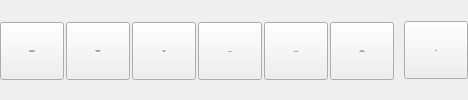
        <widget class="QWidget" name="TabRender">
         <property name="font">
          <font>
           <family>Sans Serif</family>
           <pointsize>8</pointsize>
          </font>
         </property>
         <attribute name="title">
          <string>Render video</string>
         </attribute>
         <layout class="QHBoxLayout" name="horizontalLayout_5">
          <property name="spacing">
           <number>2</number>
          </property>
          <property name="leftMargin">
           <number>0</number>
          </property>
          <property name="topMargin">
           <number>0</number>
          </property>
          <property name="rightMargin">
           <number>0</number>
          </property>
          <property name="bottomMargin">
           <number>0</number>
          </property>
          <item>
           <widget class="QToolButton" name="ActionSmartphone_BT">
            <property name="sizePolicy">
             <sizepolicy hsizetype="Fixed" vsizetype="Fixed">
              <horstretch>0</horstretch>
              <verstretch>0</verstretch>
             </sizepolicy>
            </property>
            <property name="minimumSize">
             <size>
              <width>64</width>
              <height>58</height>
             </size>
            </property>
            <property name="maximumSize">
             <size>
              <width>16777215</width>
              <height>56</height>
             </size>
            </property>
            <property name="font">
             <font>
              <pointsize>-1</pointsize>
             </font>
            </property>
            <property name="toolTip">
             <string>Render project as a video using a predefined model</string>
            </property>
            <property name="text">
             <string>Player and
smartphone</string>
            </property>
            <property name="icon">
             <iconset resource="../RSCffDiaporama.qrc">
              <normaloff>:/img/Smartphone.png</normaloff>:/img/Smartphone.png</iconset>
            </property>
            <property name="iconSize">
             <size>
              <width>24</width>
              <height>24</height>
             </size>
            </property>
            <property name="toolButtonStyle">
             <enum>Qt::ToolButtonTextUnderIcon</enum>
            </property>
           </widget>
          </item>
          <item>
           <widget class="QToolButton" name="ActionMultimedia_BT">
            <property name="sizePolicy">
             <sizepolicy hsizetype="Fixed" vsizetype="Fixed">
              <horstretch>0</horstretch>
              <verstretch>0</verstretch>
             </sizepolicy>
            </property>
            <property name="minimumSize">
             <size>
              <width>64</width>
              <height>58</height>
             </size>
            </property>
            <property name="maximumSize">
             <size>
              <width>16777215</width>
              <height>56</height>
             </size>
            </property>
            <property name="font">
             <font>
              <pointsize>-1</pointsize>
             </font>
            </property>
            <property name="toolTip">
             <string>Render project as a video using a predefined model</string>
            </property>
            <property name="text">
             <string>Multimedia
system</string>
            </property>
            <property name="icon">
             <iconset resource="../RSCffDiaporama.qrc">
              <normaloff>:/img/tv.png</normaloff>:/img/tv.png</iconset>
            </property>
            <property name="iconSize">
             <size>
              <width>24</width>
              <height>24</height>
             </size>
            </property>
            <property name="toolButtonStyle">
             <enum>Qt::ToolButtonTextUnderIcon</enum>
            </property>
           </widget>
          </item>
          <item>
           <widget class="QToolButton" name="ActionForTheWEB_BT">
            <property name="minimumSize">
             <size>
              <width>64</width>
              <height>58</height>
             </size>
            </property>
            <property name="maximumSize">
             <size>
              <width>16777215</width>
              <height>56</height>
             </size>
            </property>
            <property name="font">
             <font>
              <pointsize>-1</pointsize>
             </font>
            </property>
            <property name="toolTip">
             <string>Render project as a video using a predefined model</string>
            </property>
            <property name="text">
             <string>For the
WEB</string>
            </property>
            <property name="icon">
             <iconset resource="../RSCffDiaporama.qrc">
              <normaloff>:/img/Internet.png</normaloff>:/img/Internet.png</iconset>
            </property>
            <property name="iconSize">
             <size>
              <width>24</width>
              <height>24</height>
             </size>
            </property>
            <property name="toolButtonStyle">
             <enum>Qt::ToolButtonTextUnderIcon</enum>
            </property>
           </widget>
          </item>
          <item>
           <widget class="QToolButton" name="ActionLossLess_BT">
            <property name="minimumSize">
             <size>
              <width>64</width>
              <height>58</height>
             </size>
            </property>
            <property name="maximumSize">
             <size>
              <width>16777215</width>
              <height>56</height>
             </size>
            </property>
            <property name="font">
             <font>
              <pointsize>-1</pointsize>
             </font>
            </property>
            <property name="toolTip">
             <string>Render project as a lossless video</string>
            </property>
            <property name="text">
             <string>Lossless</string>
            </property>
            <property name="icon">
             <iconset resource="../RSCffDiaporama.qrc">
              <normaloff>:/img/Lossless.png</normaloff>:/img/Lossless.png</iconset>
            </property>
            <property name="iconSize">
             <size>
              <width>24</width>
              <height>24</height>
             </size>
            </property>
            <property name="toolButtonStyle">
             <enum>Qt::ToolButtonTextUnderIcon</enum>
            </property>
           </widget>
          </item>
          <item>
           <widget class="QToolButton" name="ActionRender_BT">
            <property name="sizePolicy">
             <sizepolicy hsizetype="Fixed" vsizetype="Fixed">
              <horstretch>0</horstretch>
              <verstretch>0</verstretch>
             </sizepolicy>
            </property>
            <property name="minimumSize">
             <size>
              <width>64</width>
              <height>58</height>
             </size>
            </property>
            <property name="maximumSize">
             <size>
              <width>16777215</width>
              <height>56</height>
             </size>
            </property>
            <property name="font">
             <font>
              <pointsize>-1</pointsize>
             </font>
            </property>
            <property name="toolTip">
             <string>Render project as a video</string>
            </property>
            <property name="text">
             <string>Advanced</string>
            </property>
            <property name="icon">
             <iconset resource="../RSCffDiaporama.qrc">
              <normaloff>:/img/render.png</normaloff>:/img/render.png</iconset>
            </property>
            <property name="iconSize">
             <size>
              <width>24</width>
              <height>24</height>
             </size>
            </property>
            <property name="toolButtonStyle">
             <enum>Qt::ToolButtonTextUnderIcon</enum>
            </property>
           </widget>
          </item>
          <item>
           <widget class="QToolButton" name="ActionSoundtrack_BT">
            <property name="sizePolicy">
             <sizepolicy hsizetype="Fixed" vsizetype="Fixed">
              <horstretch>0</horstretch>
              <verstretch>0</verstretch>
             </sizepolicy>
            </property>
            <property name="minimumSize">
             <size>
              <width>64</width>
              <height>58</height>
             </size>
            </property>
            <property name="maximumSize">
             <size>
              <width>16777215</width>
              <height>56</height>
             </size>
            </property>
            <property name="font">
             <font>
              <pointsize>-1</pointsize>
             </font>
            </property>
            <property name="toolTip">
             <string>Render sound trak of project</string>
            </property>
            <property name="text">
             <string>Export
Soundtrack</string>
            </property>
            <property name="icon">
             <iconset resource="../RSCffDiaporama.qrc">
              <normaloff>:/img/object_sound.png</normaloff>:/img/object_sound.png</iconset>
            </property>
            <property name="iconSize">
             <size>
              <width>24</width>
              <height>24</height>
             </size>
            </property>
            <property name="toolButtonStyle">
             <enum>Qt::ToolButtonTextUnderIcon</enum>
            </property>
           </widget>
          </item>
          <item>
           <widget class="QLabel" name="label_3">
            <property name="text">
             <string notr="true"/>
            </property>
           </widget>
          </item>
          <item>
           <widget class="QToolButton" name="Action_Exit_BT_4">
            <property name="sizePolicy">
             <sizepolicy hsizetype="Fixed" vsizetype="Fixed">
              <horstretch>0</horstretch>
              <verstretch>56</verstretch>
             </sizepolicy>
            </property>
            <property name="minimumSize">
             <size>
              <width>64</width>
              <height>58</height>
             </size>
            </property>
            <property name="font">
             <font>
              <pointsize>-1</pointsize>
             </font>
            </property>
            <property name="toolTip">
             <string>Exit application (Ctrl+W)</string>
            </property>
            <property name="text">
             <string>Exit</string>
            </property>
            <property name="icon">
             <iconset resource="../RSCffDiaporama.qrc">
              <normaloff>:/img/exit.png</normaloff>:/img/exit.png</iconset>
            </property>
            <property name="iconSize">
             <size>
              <width>24</width>
              <height>24</height>
             </size>
            </property>
            <property name="toolButtonStyle">
             <enum>Qt::ToolButtonTextUnderIcon</enum>
            </property>
           </widget>
          </item>
         </layout>
        </widget>
